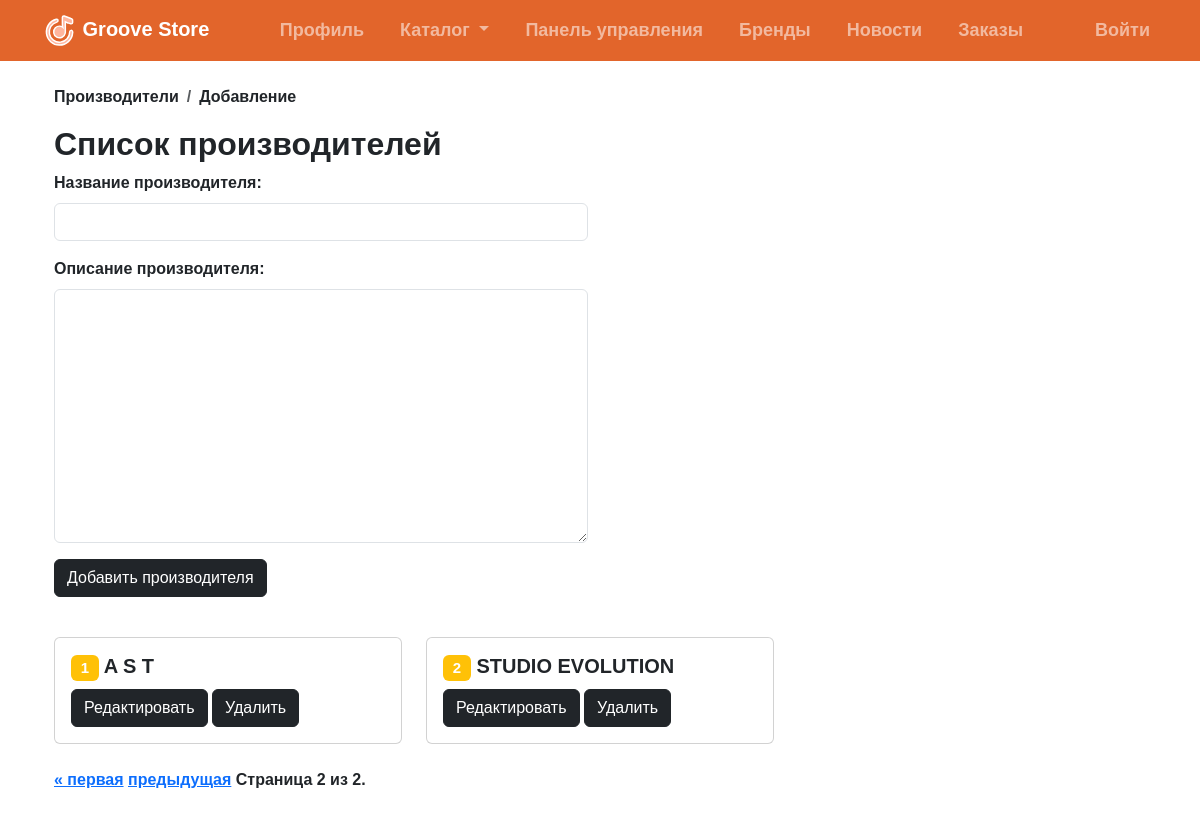
The app's page /brands/?page=2, older data.
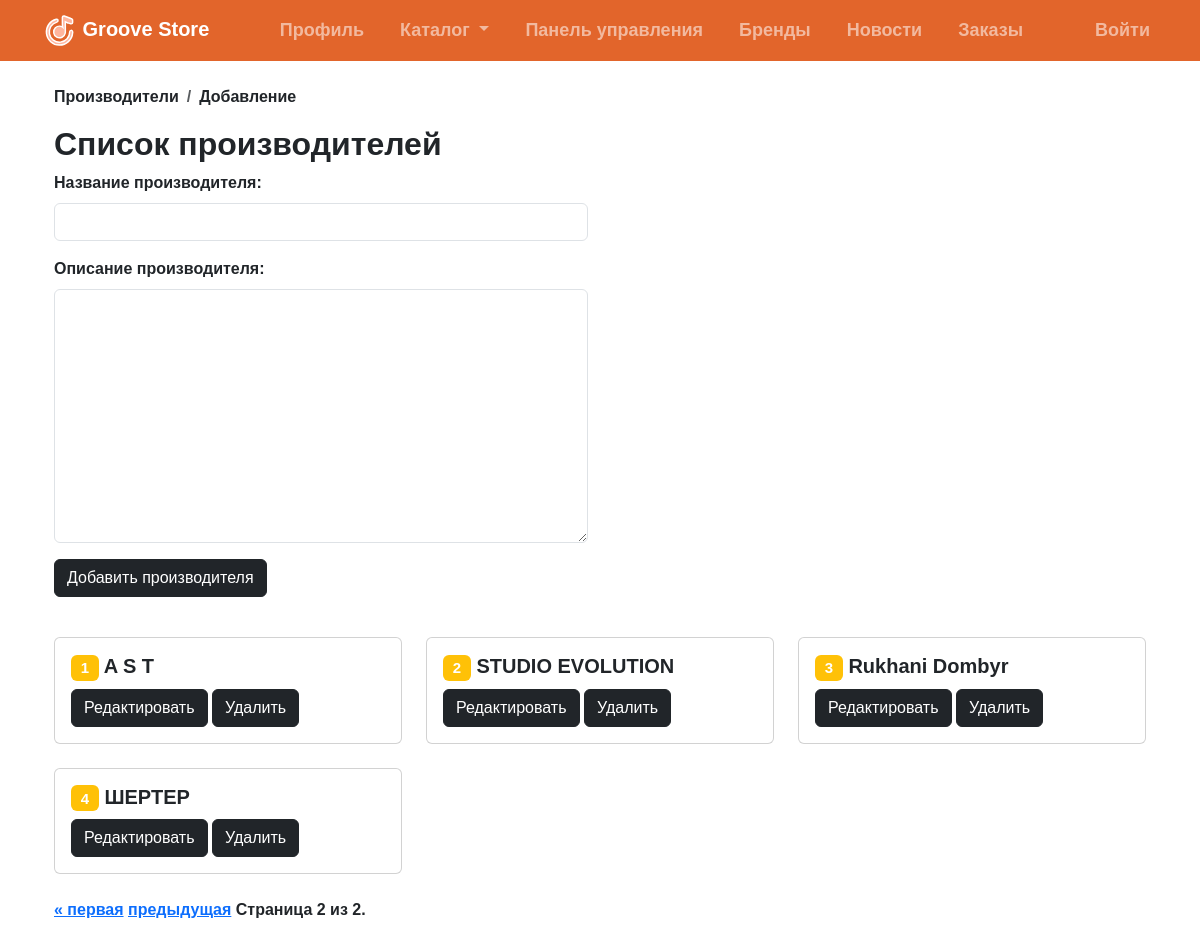
The same page, newer data.
### app/models.py (models this page shows, shortened)
class Manufacturer(models.Model):
    name = models.CharField("Название производителя", max_length=255)
    description = models.TextField("Описание производителя")
    class Meta:
        verbose_name_plural = "Производители"

### app/views.py (the view)
# urls.py: path('brands/', brand_list, name='brand_list'),
def brand_list(request):
    categories = Category.objects.all()
    all_brands = Manufacturer.objects.all()
    form = ManufacturerForm()
    paginator = Paginator(all_brands, 9)
    page = request.GET.get('page')
    try:
        brands = paginator.page(page)
    except PageNotAnInteger:
        brands = paginator.page(1)
    except EmptyPage:
        brands = paginator.page(paginator.num_pages)
    if request.method == 'POST':
        form = ManufacturerForm(request.POST)
        if form.is_valid():
            form.save()
            return redirect('brand_list')
    return render(request, 'brands.html', {'brands': brands, 'categories': categories, 'form': form})

### app/forms.py
class ManufacturerForm(forms.ModelForm):
    class Meta:
        model = Manufacturer
        fields = '__all__'
        widgets = {
            'name': forms.TextInput(attrs={'class': 'form-control'}),
            'description': forms.Textarea(attrs={'class': 'form-control', 'rows': 10}),
        }

### templates/brands.html (shortened to what this page needs)
{% extends 'base.html' %}
{% load static %}
{% block nav_block %}
<li class="nav-item">
    <a class="nav-link" href="{% url 'manager' %}">Профиль</a>
</li>
<li class="nav-item dropdown">
  <a class="nav-link dropdown-toggle" href="#" role="button" data-bs-toggle="dropdown" aria-expanded="false">
    Каталог
  </a>
</li>
  <li class="nav-item">
      <a class="nav-link" href="{% url 'add_product' %}">Панель управления</a>
  </li>
  <li class="nav-item">
      <a class="nav-link" href="{% url 'brand_list' %}">Бренды</a>
  </li>
  <li class="nav-item">
      <a class="nav-link" href="{% url 'add_news' %}">Новости</a>
  </li>
  <li class="nav-item">
    <a class="nav-link" href="{% url 'all_orders' %}">Заказы</a>
  </li>
<li class="nav-item">
    <a class="nav-link" href="#"></a>
</li>
{% if user.is_authenticated %}
  {% if user.is_active and user.is_staff %}
    <li class="nav-item">
      <a class="nav-link" href="{% url 'manager' %}">{{ user.username }}</a>
    </li>
  {% elif user.is_active %}
    <li class="nav-item">
      <a class="nav-link" href="{% url 'client' %}">{{ user.username }}</a>
    </li>
  {% endif %}
  <li class="nav-item">
    <a class="nav-link" href="{% url 'logout' %}">Выйти</a>
  </li>
{% else %}
  <li class="nav-item">
    <a class="nav-link" href="{% url 'login' %}">Войти</a>
  </li>
{% endif %}
{% endblock %}
{% block content %}
<div class="container mt-4">
    <nav aria-label="breadcrumb">
        <ol class="breadcrumb">
          <li class="breadcrumb-item">Производители</li>
          <li class="breadcrumb-item">Добавление</li>
        </ol>
      </nav>
    <h2>Список производителей</h2>
    <div class="row mb-4">
      <div class="col-md-6">
        <form method="post" action="{% url 'brand_list' %}" class="mb-3">
          <div class="mb-3">
            <label for="id_name" class="form-label">Название производителя:</label>
            {{ form.name}}
          </div>
          <div class="mb-3">
            <label for="id_description" class="form-label">Описание производителя:</label>
            {{ form.description}}
          </div>
          <button type="submit" class="btn btn-dark">Добавить производителя</button>
        </form>
      </div>
    </div>
    <div class="row">
      {% for brand in brands %}
        <div class="col-md-4 mb-4">
          <div class="card">
            <div class="card-body">
              <h5 class="card-title"><span class="badge bg-warning">{{ forloop.counter }}</span> {{ brand.name }}</h5>
              <a href="{% url 'brand_edit' brand.id %}" class="btn btn-dark">Редактировать</a>
              <a href="{% url 'brand_delete' brand.id %}" class="btn btn-dark">Удалить</a>
            </div>
          </div>
        </div>
      {% endfor %}
    </div>
    <div class="pagination">
      <span class="step-links">
        {% if brands.has_previous %}
          <a href="?page=1">&laquo; первая</a>
          <a href="?page={{ brands.previous_page_number }}">предыдущая</a>
        {% endif %}
        <span class="current">
          Страница {{ brands.number }} из {{ brands.paginator.num_pages }}.
        </span>
      </span>
    </div>
    <br>
    <br>
  </div>
{% endblock %}

Row changes from the older to the newer data that the page shows:
added Manufacturer: name "Rukhani Dombyr"
added Manufacturer: name "ШЕРТЕР"
